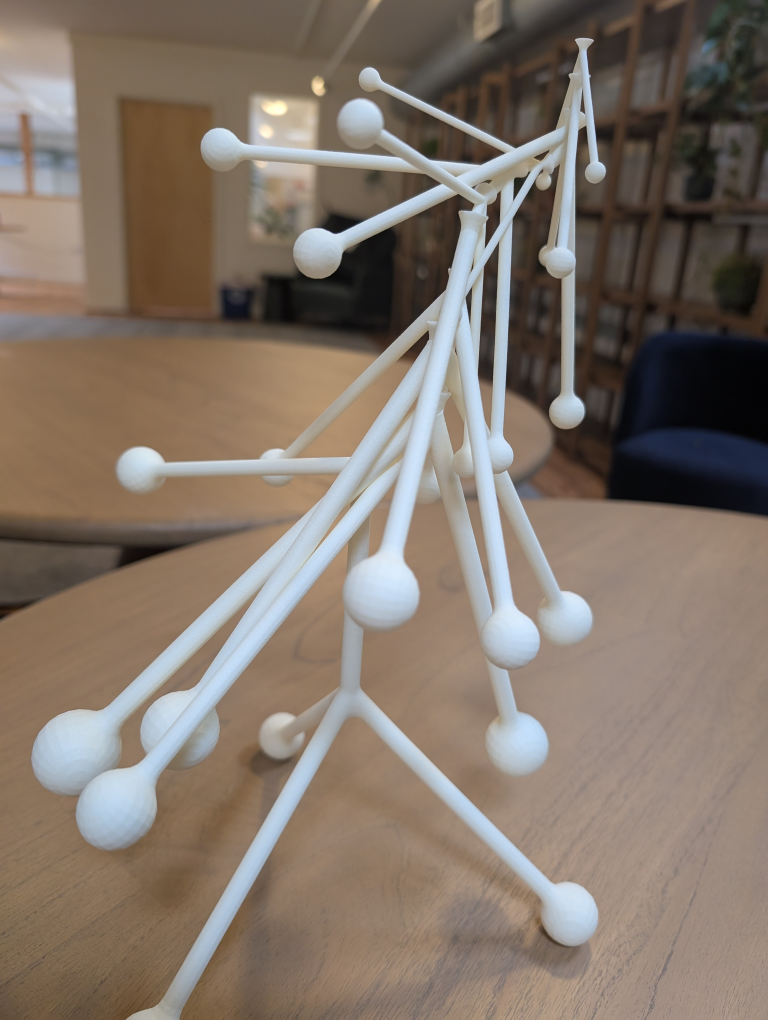
#> input picture Visaul-Stitch/media/PXL_20251007_235519920.jpg, 3072 x 4080 px (shown at 1/4 size); its folder holds only this picture in this run
$ python Stitcher-AI.py
#> lines starting #> are read from the running program, lines starting #| are printed output that depends on the picture
import os
from pathlib import Path
from datetime import datetime
from PIL import Image, ImageDraw, ImageFont
import subprocess
import json

class MediaStitcher:
    def __init__(self, input_folder, output_file="output.mp4", fps=30):
        self.input_folder = Path(input_folder)
        self.output_file = output_file
        self.fps = fps
        self.temp_folder = Path("temp_processed")
        self.temp_folder.mkdir(exist_ok=True)

    def get_media_files(self):
        """Get all image and video files, sorted by date"""
        extensions = {'.jpg', '.jpeg', '.png', '.mp4', '.mov', '.avi', '.gif'}
        files = [f for f in self.input_folder.iterdir()
                if f.suffix.lower() in extensions]

        # Sort by creation/modification time
        files.sort(key=lambda x: x.stat().st_mtime)
        return files

    def get_file_date(self, filepath):
        """Extract date from file metadata"""
        try:
            # Try to get creation time
            timestamp = filepath.stat().st_mtime
            return datetime.fromtimestamp(timestamp)
        except:
            return datetime.now()

    def add_date_to_image(self, img_path, output_path, date_str, duration=3):
        """Add date overlay to image and save as temporary file"""
#> called with date_str = 'November 20, 2026', duration = 3
        img = Image.open(img_path)
#> img is the input picture: PIL image 3072x4080 RGB; mean R, G, B 130, 116.9, 105.8

        # Resize to standard resolution (1920x1080)
        img = img.resize((1920, 1080), Image.Resampling.LANCZOS)
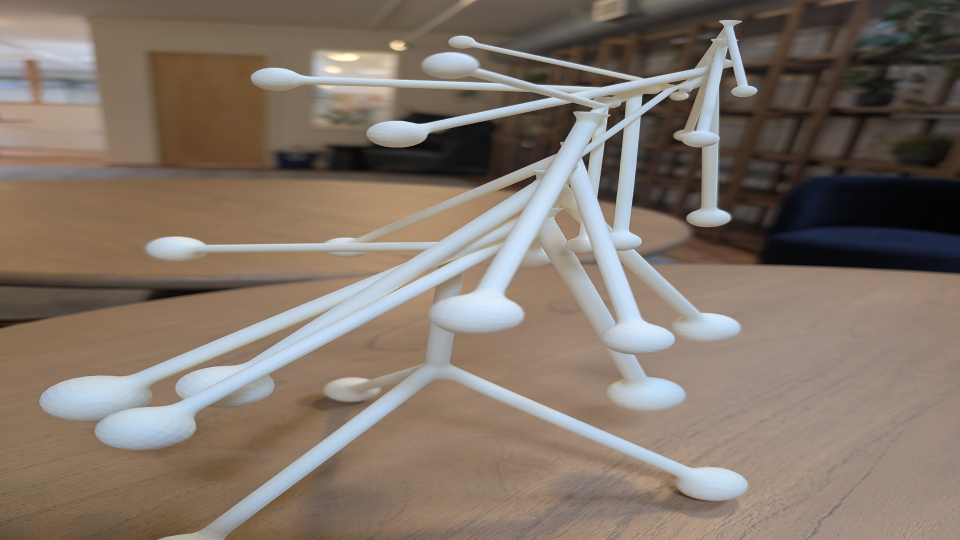
#> img: PIL image 1920x1080 RGB (shown at 1/2 size); mean R, G, B 130, 116.9, 105.8

        # Create drawing context
        draw = ImageDraw.Draw(img)

        # Try to use a nice font, fall back to default if not available
        try:
            font = ImageFont.truetype("/usr/share/fonts/truetype/dejavu/DejaVuSans-Bold.ttf", 48)
        except:
            font = ImageFont.load_default()

        # Add semi-transparent background for text
        text_bbox = draw.textbbox((0, 0), date_str, font=font)
#> text_bbox = (0, 9, 530, 52)
        text_width = text_bbox[2] - text_bbox[0]
#> text_width = 530
        text_height = text_bbox[3] - text_bbox[1]
#> text_height = 43

        padding = 20
        box_position = (20, 1080 - text_height - 40)
#> box_position = (20, 997)
        draw.rectangle(
            [box_position[0] - padding, box_position[1] - padding,
             box_position[0] + text_width + padding, box_position[1] + text_height + padding],
            fill=(0, 0, 0, 180)
        )

        # Draw date text
        draw.text(box_position, date_str, fill=(255, 255, 255), font=font)

        img.save(output_path)
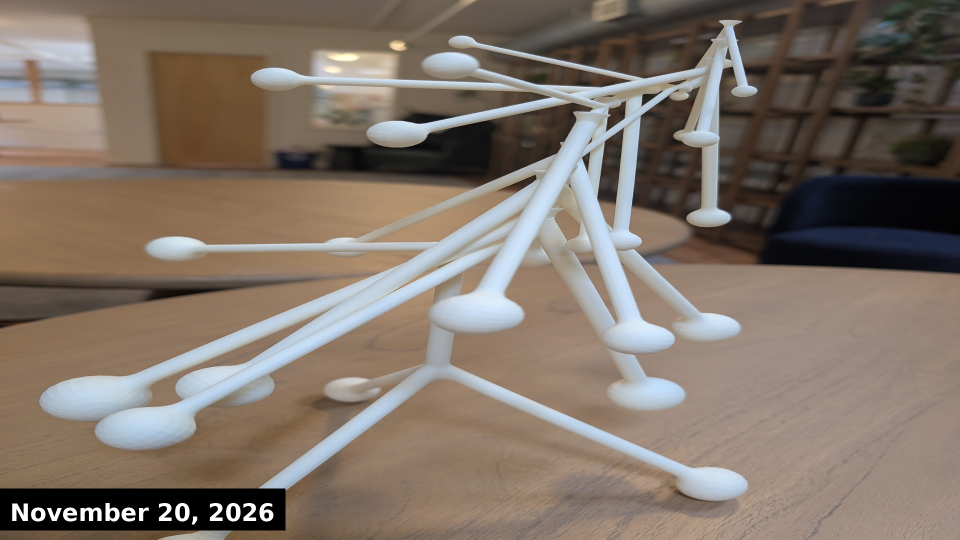
#> saved as img_0000.png: PIL image 1920x1080 RGB (shown at 1/2 size); mean R, G, B 128.1, 115.4, 104.8
        return duration

    def create_video_list(self, media_files):
        """Process all media and create FFmpeg concat file"""
        concat_file = self.temp_folder / "concat_list.txt"

        with open(concat_file, 'w') as f:
            for i, media_file in enumerate(media_files):
                date = self.get_file_date(media_file)
                date_str = date.strftime("%B %d, %Y")

                if media_file.suffix.lower() in {'.jpg', '.jpeg', '.png', '.gif'}:
                    # Process image
                    temp_img = self.temp_folder / f"img_{i:04d}.png"
                    duration = self.add_date_to_image(media_file, temp_img, date_str)

                    # Convert image to video segment
                    temp_video = self.temp_folder / f"vid_{i:04d}.mp4"
                    cmd = [
                        'ffmpeg', '-loop', '1', '-i', str(temp_img),
                        '-c:v', 'libx264', '-t', str(duration),
                        '-pix_fmt', 'yuv420p', '-vf', f'fps={self.fps}',
                        '-y', str(temp_video)
                    ]
                    subprocess.run(cmd, capture_output=True)
#> (this line was passed over: subprocess is not available in this run)
                    f.write(f"file '{temp_video.absolute()}'\n")

                else:
                    # For videos, add date overlay directly
                    temp_video = self.temp_folder / f"vid_{i:04d}.mp4"
                    cmd = [
                        'ffmpeg', '-i', str(media_file),
                        '-vf', f"scale=1920:1080:force_original_aspect_ratio=decrease,"
                               f"pad=1920:1080:-1:-1:color=black,"
                               f"drawtext=text='{date_str}':fontsize=48:fontcolor=white:"
                               f"box=1:boxcolor=black@0.7:boxborderw=20:x=20:y=h-th-40",
                        '-c:v', 'libx264', '-c:a', 'aac', '-y', str(temp_video)
                    ]
                    subprocess.run(cmd, capture_output=True)
                    f.write(f"file '{temp_video.absolute()}'\n")

                print(f"Processed {i+1}/{len(media_files)}: {media_file.name}")

        return concat_file

    def stitch_videos(self, concat_file):
        """Combine all video segments into final output"""
        cmd = [
            'ffmpeg', '-f', 'concat', '-safe', '0',
            '-i', str(concat_file),
            '-c', 'copy', '-y', self.output_file
        ]
        subprocess.run(cmd, capture_output=True)
#> (this line was passed over: subprocess is not available in this run)
        print(f"\n✓ Video created: {self.output_file}")

    def cleanup(self):
        """Remove temporary files"""
        import shutil
        shutil.rmtree(self.temp_folder)
        print("✓ Cleaned up temporary files")

    def create_movie(self):
        """Main workflow"""
        print("Starting media stitcher...\n")

        media_files = self.get_media_files()
        print(f"Found {len(media_files)} media files\n")

        concat_file = self.create_video_list(media_files)
        self.stitch_videos(concat_file)
        self.cleanup()

        print("\n✓ Done!")

# Usage
if __name__ == "__main__":
    stitcher = MediaStitcher(
        input_folder="C:/Users/eckma/OneDrive/Documents/Website/Visaul-Stitch/media",  # Change to your folder path
        output_file="my_life_movie.mp4",
        fps=30
    )
    stitcher.create_movie()
